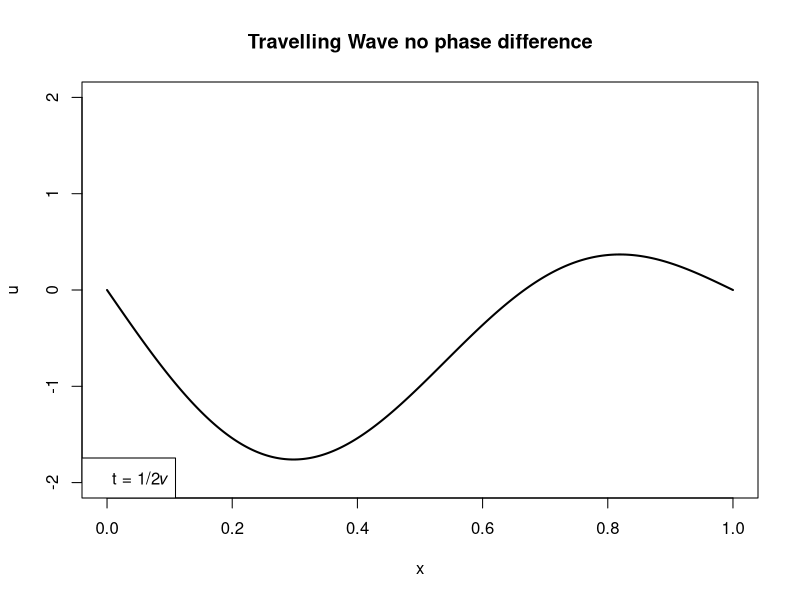

Write the R code that produced this figure.
# Assuming
L <- 1

# X-axis and Y-axis values
x_values <- seq(0, L, length.out = 1000)
u_values <- (-1) * (sin(pi * x_values / L) + sin(2 * pi * x_values / L))

# Final plot
plot(x_values, u_values, type = "l", lwd = 2, xlim = c(0, L), ylim = c(-2, 2), 
     xlab = "x", ylab = "u", main = "Travelling Wave no phase difference")

# Label
legend("bottomleft", legend = "t = 1/2𝜈")